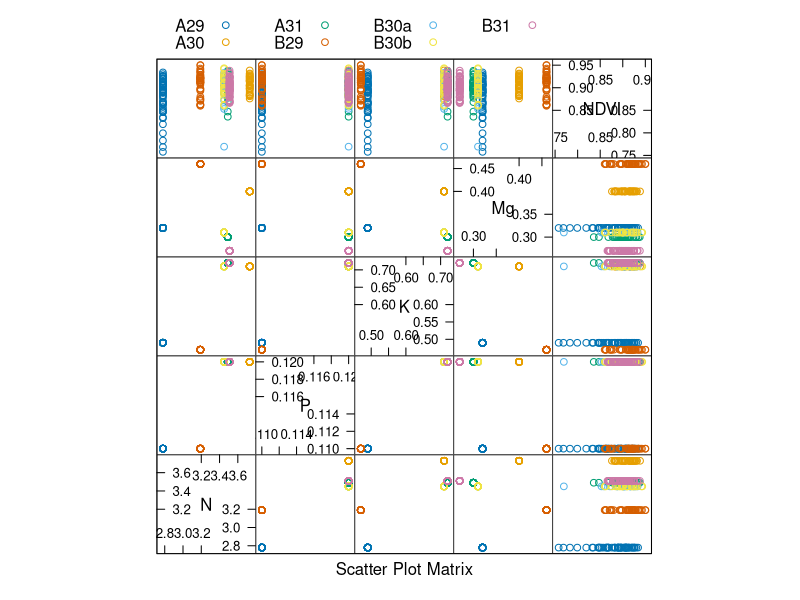
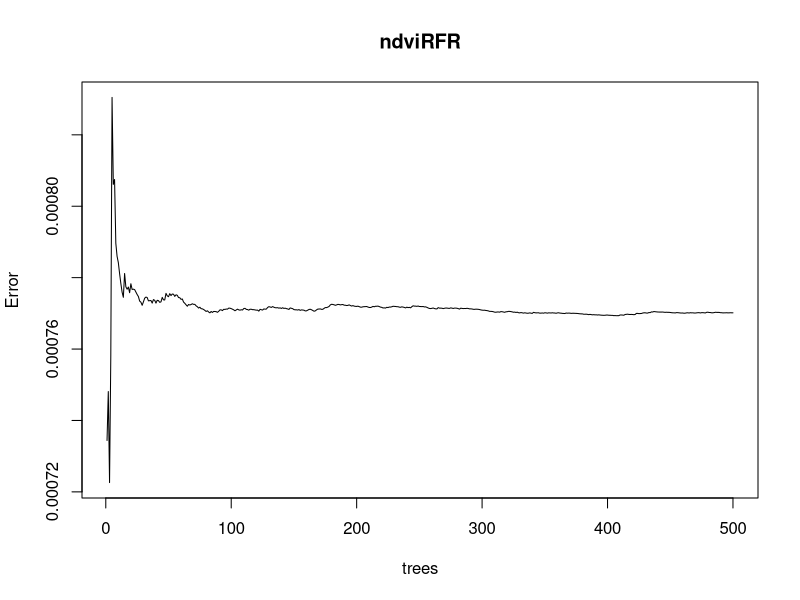
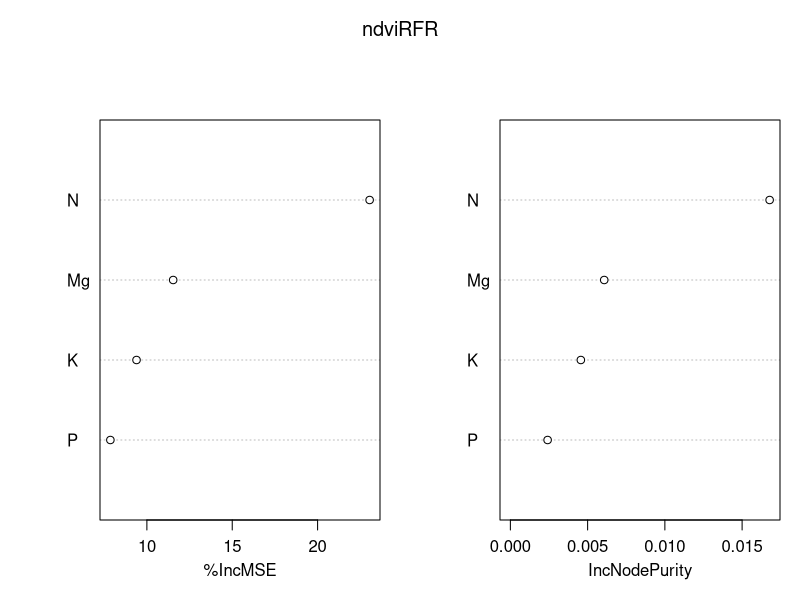
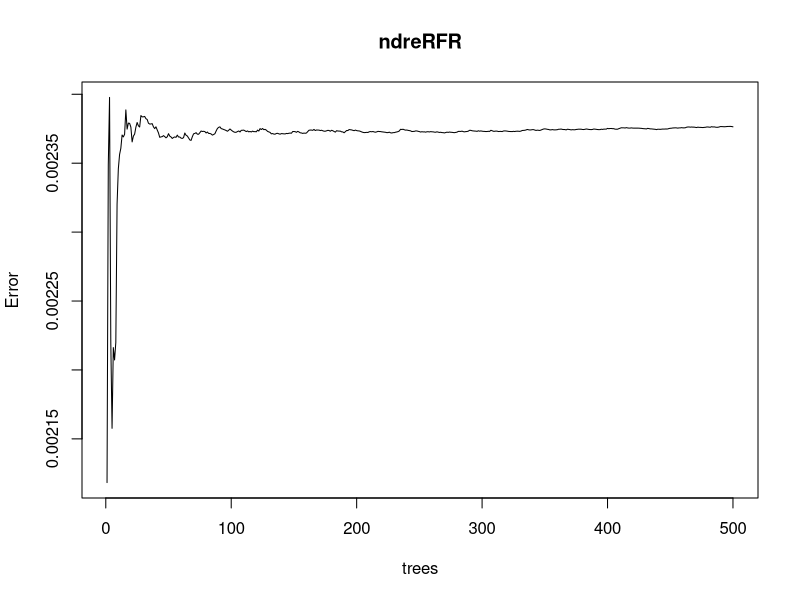
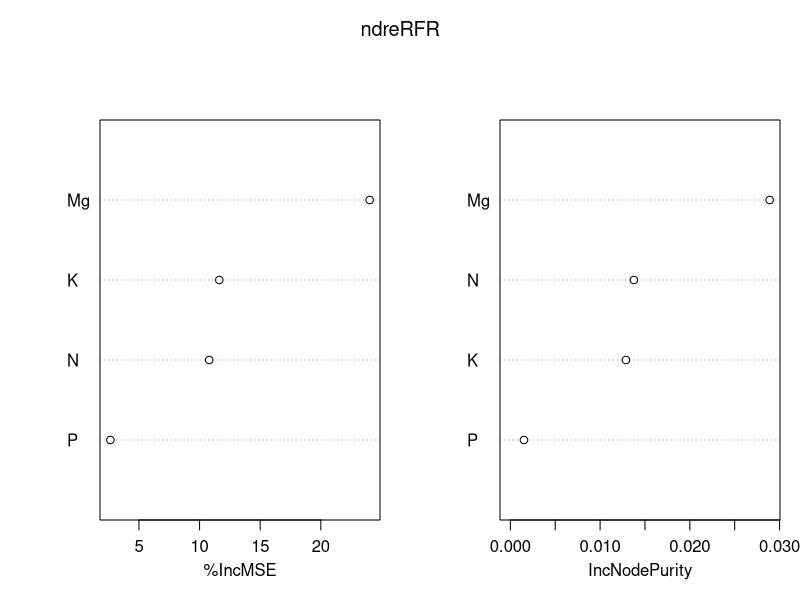
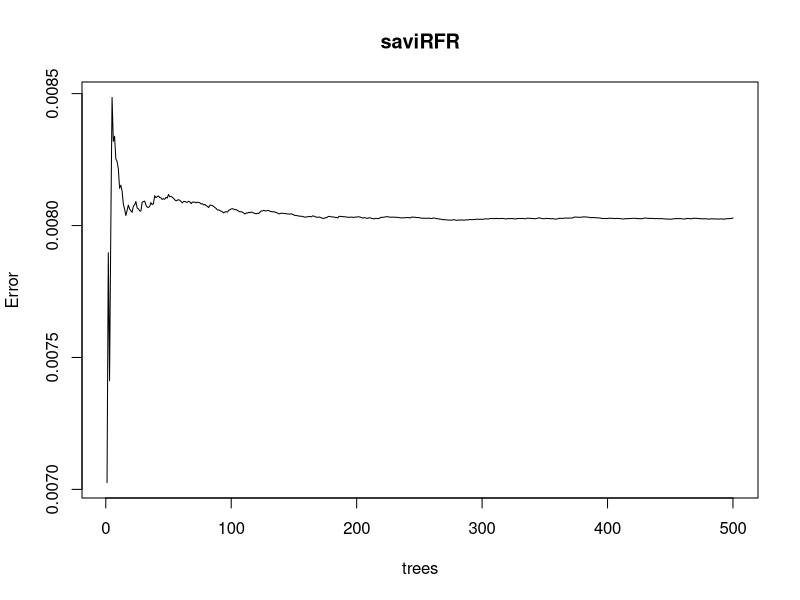
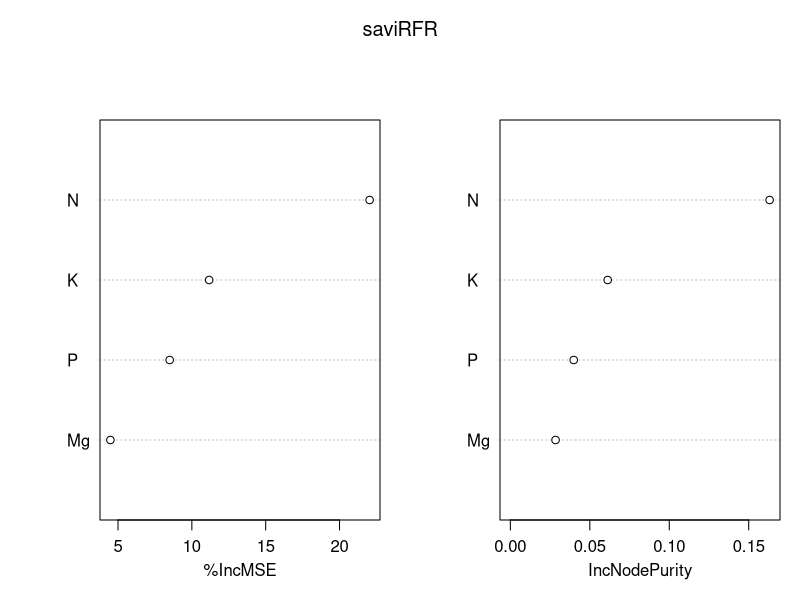

Reproduce these figures in R, in order.
# -------------------------------------------------------------------------
# title       : Using Random Forest Regression for Estimate
#               Leaf Nutritions of Oil Palm Based on UAV Imagery
# data source : https://github.com/datoeltoel/palm-oil-leaf-nutrition-randomForest-model/blob/main/NDRE.csv
#               https://github.com/datoeltoel/palm-oil-leaf-nutrition-randomForest-model/blob/main/NDVI.csv
#               https://github.com/datoeltoel/palm-oil-leaf-nutrition-randomForest-model/blob/main/SAVI.csv
# author      : Ziyadatul Hikmah 
# date        : 21/02/2024
# -------------------------------------------------------------------------

# install and load packages -----------------------------------------------
# libraries we need
libs <- c("randomForest", # for build randomForest model
          "tidyverse",    # handling and visualization data
          "caret"         # for model validation
          )

# install packages
installed_libs <- libs %in% row.names(
  install.packages()
)

if(any(installed_libs == F)) {
  install.packages(
    libs[!installed_libs]
  )
}

# load packages
invisible(lapply(libs, library, character.only = T))

# set working directory ---------------------------------------------------
setwd("D:/Ziy/Course GIS & RS/Drone/RFR")

# importing dataset into R ------------------------------------------------
# NDVI dataset
ndvi_dataset <- readr::read_csv("NDVI.csv")

# NDRE dataset
ndre_dataset <- readr::read_csv("NDRE.csv")

# SAVI dataset
savi_dataset <- readr::read_csv("SAVI.csv")

# split data  -------------------------------------------------------------
set.seed(500)

# split NDVI dataset
trainSamplesNDVI <- sample(1:nrow(ndvi_dataset), 0.75*nrow(ndvi_dataset))
trainDatNDVI <- ndvi_dataset[trainSamplesNDVI, ]
testDatNDVI <- ndvi_dataset[-trainSamplesNDVI, ]

# split NDRE dataset
trainSamplesNDRE <- sample(1:nrow(ndre_dataset), 0.75*nrow(ndre_dataset))
trainDatNDRE <- ndre_dataset[trainSamplesNDRE, ]
testDatNDRE <- ndre_dataset[-trainSamplesNDRE, ]

# split SAVI dataset
trainSamplesSAVI <- sample(1:nrow(savi_dataset), 0.75*nrow(savi_dataset))
trainDatSAVI <- savi_dataset[trainSamplesSAVI, ]
testDatSAVI <- savi_dataset[-trainSamplesSAVI, ]

# visualize relationships -------------------------------------------------
featurePlot(x = trainDatNDVI[, c("N","P","K","Mg","NDVI")], 
            y = factor(trainDatNDVI$Block), 
            plot = "pairs",
            auto.key = list(columns = 5))

# build random forest regression model ------------------------------------
# define variable as independent and dependent variables
varInd <- c("NDVI","NDRE","SAVI") # independent variables
varDep <- c("N","P","K","Mg")     # dependent variables

# NDVI RFR
ndviRFR <- randomForest::randomForest(
  NDVI ~ N + P + K + Mg,
  data = trainDatNDVI,
  importance = T,
  ntree = 500,
  mtry = 2
)

print(ndviRFR)      # randomForest model print
plot(ndviRFR)       # randomForest model plot
varImpPlot(ndviRFR) # variable importance plot

# NDRE RFR
ndreRFR <- randomForest::randomForest(
  NDRE ~ N + P + K + Mg,
  data = trainDatNDRE,
  importance = T,
  ntree = 500,
  mtry = 2
)

print(ndreRFR)      # randomForest model print
plot(ndreRFR)       # randomForest model plot
varImpPlot(ndreRFR) # variable importance plot

# NDVI RFR
saviRFR <- randomForest::randomForest(
  SAVI ~ N + P + K + Mg,
  data = trainDatSAVI,
  importance = T,
  ntree = 500,
  mtry = 2
)

print(saviRFR)      # randomForest model print
plot(saviRFR)       # randomForest model plot
varImpPlot(saviRFR) # variable importance plot

# model prediction --------------------------------------------------------
# NDVI RFR prediction
ndviPred <- predict(ndviRFR, testDatNDVI)

# NDRE RFR prediction
ndrePred <- predict(ndreRFR, testDatNDRE)

# SAVI RFR prediction
saviPred <- predict(saviRFR, testDatSAVI)

# model validation --------------------------------------------------------
# NDVI RFR validation -----------------------------------------------------
# 1. RMSE: Root Mean Squared Error
rmseNDVI_N <- caret::RMSE(ndviPred, as.numeric(testDatNDVI$N))
rmseNDVI_P <- caret::RMSE(ndviPred, as.numeric(testDatNDVI$P))
rmseNDVI_K <- caret::RMSE(ndviPred, as.numeric(testDatNDVI$K))
rmseNDVI_Mg <- caret::RMSE(ndviPred, as.numeric(testDatNDVI$Mg))

print(paste("Root Mean Squared Error (RMSE NDVI N; P; K; Mg):", rmseNDVI_N,
            ";", rmseNDVI_P,
            ";", rmseNDVI_K,
            ";", rmseNDVI_Mg
))

# 2. R2: R-Squared
R2NDVI_N <- caret::R2(ndviPred, as.numeric(testDatNDVI$N))
R2NDVI_P <- caret::R2(ndviPred, as.numeric(testDatNDVI$P))
R2NDVI_K <- caret::R2(ndviPred, as.numeric(testDatNDVI$K))
R2NDVI_Mg <- caret::R2(ndviPred, as.numeric(testDatNDVI$Mg))

print(paste("Coeficient Determination (R-squared NDVI N; P; K; Mg):", R2NDVI_N,
            ";", R2NDVI_P,
            ";", R2NDVI_K,
            ";", R2NDVI_Mg
))

# NDRE RFR validation -----------------------------------------------------
# 1. RMSE: Root Mean Squared Error
rmseNDRE_N <- caret::RMSE(ndrePred, as.numeric(testDatNDRE$N))
rmseNDRE_P <- caret::RMSE(ndrePred, as.numeric(testDatNDRE$P))
rmseNDRE_K <- caret::RMSE(ndrePred, as.numeric(testDatNDRE$K))
rmseNDRE_Mg <- caret::RMSE(ndrePred, as.numeric(testDatNDRE$Mg))

print(paste("Root Mean Squared Error (RMSE NDRE N; P; K; Mg):", rmseNDRE_N,
            ";", rmseNDRE_P,
            ";", rmseNDRE_K,
            ";", rmseNDRE_Mg
            ))

# 2. R2: R-Squared 
R2NDRE_N <- caret::R2(ndrePred, as.numeric(testDatNDRE$N))
R2NDRE_P <- caret::R2(ndrePred, as.numeric(testDatNDRE$P))
R2NDRE_K <- caret::R2(ndrePred, as.numeric(testDatNDRE$K))
R2NDRE_Mg <- caret::R2(ndrePred, as.numeric(testDatNDRE$Mg))

print(paste("Coeficient Determination (R-squared NDRE N; P; K; Mg):", R2NDRE_N,
            ";", R2NDRE_P,
            ";", R2NDRE_K,
            ";", R2NDRE_Mg
))

# SAVI RFR validation -----------------------------------------------------
# 1. RMSE: Root Mean Squared Error
rmseSAVI_N <- caret::RMSE(saviPred, as.numeric(testDatSAVI$N))
rmseSAVI_P <- caret::RMSE(saviPred, as.numeric(testDatSAVI$P))
rmseSAVI_K <- caret::RMSE(saviPred, as.numeric(testDatSAVI$K))
rmseSAVI_Mg <- caret::RMSE(saviPred, as.numeric(testDatSAVI$Mg))

print(paste("Root Mean Squared Error (RMSE SAVI N; P; K; Mg):", rmseSAVI_N,
            ";", rmseSAVI_P,
            ";", rmseSAVI_K,
            ";", rmseSAVI_Mg
))

# 2. R2: R-Squared
R2SAVI_N <- caret::R2(saviPred, as.numeric(testDatSAVI$N))
R2SAVI_P <- caret::R2(saviPred, as.numeric(testDatSAVI$P))
R2SAVI_K <- caret::R2(saviPred, as.numeric(testDatSAVI$K))
R2SAVI_Mg <- caret::R2(saviPred, as.numeric(testDatSAVI$Mg))

print(paste("Coeficient Determination (R-squared SAVI N; P; K; Mg):", R2SAVI_N,
            ";", R2SAVI_P,
            ";", R2SAVI_K,
            ";", R2SAVI_Mg
            ))

# done !!! ----------------------------------------------------------------









